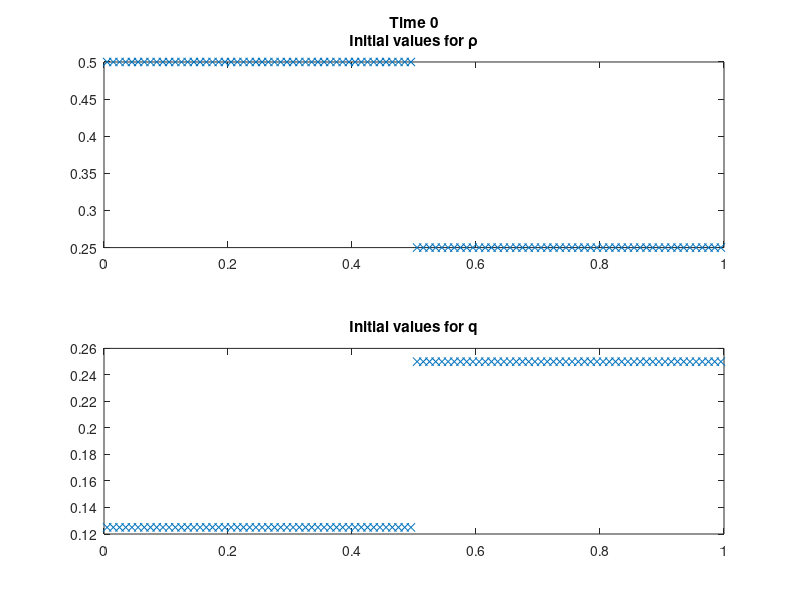

The MATLAB script that drew this image: (Note: this script raises an error after producing the figure.)
%GodunovSplitting for the system: 
%   dtP + 1/H*dx((1-P)^H*Z) = 0
%   dtZ + dxZ               = -1/epsilon(Z-H*F(P)/((1-P)^H))
%the PDE is solved with GodunovScheme
%   dtP + dxQ                           = 0
%   dtQ + HQ/(1-P)dxP + (1-HQ/(1-P))dxQ = 0
%for the ODE we take the resulting Q to get Z
%   Z = HQ/((1-P)^H)
%the ODE:
%   dtP = 0
%   dtZ = -1/epsilon*(Z-H*F(P)/((1-P)^H))
%We have to distinguish two cases
%epsilon=0:
%   Z = H*F(p)/((1-p)^H)
%for epsilon > 0 we can solve the ODE and get
%   Z(t) = exp(-dt/epsilon)(Z0 + epsilon*C*exp(dt/epsilon)-epsilon*C)
%with C = H*F(P)/(epsilon*(1-P)^H)

%Setting the model-parameters
%H >= 1, shouldn't be choosen to large since it's the distance in the 
%Taylor approximation
H = 1;
%for epsilon->0 the model should behave like the LWR-model, epsilon is
%allowed to be zero
epsilon = 0;

%Setting the parameters for the numerical method
%number of cells
N = 100;
%the intervall
a = 0;
b = 1;
%cell size
dx = (b-a)/N;
%cell vector
x = (a+dx/2:dx:b-dx/2);

%Set the initial values
u0 = 1/4*ones(2,N);
u0(1,1:50) = 2*u0(1,1:50);
u0(2,1:50) = 1/2*u0(2,1:50);
t = 0;

%Plot the initial data
figure
%plot for p
plot_p = subplot(2,1,1);
plot(plot_p,x,u0(1,:),'x')
title(plot_p,{['Time ',num2str(t)];'Initial values for \rho'})
%plot for q
plot_q = subplot(2,1,2);
plot(plot_q,x,u0(2,:),'x');
title(plot_q,'Initial values for q')
%since the values for q and p are between zero and one we can fix the axes
axis([plot_p,plot_q],[a b 0 0.6])
pause

u = u0;
for i = 1:2*N
    
    %solving the homogenous PDE
    dt = get_dt(H,u,dx);
    u_star = godunovStep(u,dt,dx,H);
    t = t+dt;
    
    %solving the inhomogenous ODE 
    p = u_star(1,:);
    q_star = u_star(2,:);
    C = H*p./((1-p).^(H-1));
    z0 = H*q_star./((1-p).^H);
    if epsilon == 0 
        z = H*C;
    else
        z = exp(-1/epsilon*dt).*(z0 + C.*exp(1/epsilon*dt) - C);
    end
    q = 1/H*(1-p).^H.*z;
    t = t + dt;
    
    %putting together the solution
    u = [p;q];
    
    %plot the solution at the current time
    plot_p = subplot(2,1,1);
    plot(plot_p,x,u(1,:),'x');
    title(plot_p,{['Time ',num2str(t)];'Values for \rho'})
    plot_q = subplot(2,1,2);
    plot(plot_q,x,u(2,:),'x');
    title(plot_q,'Values for q')
    axis([plot_p,plot_q],[a b 0 0.6])
    pause(2*dt);
    
end
    
